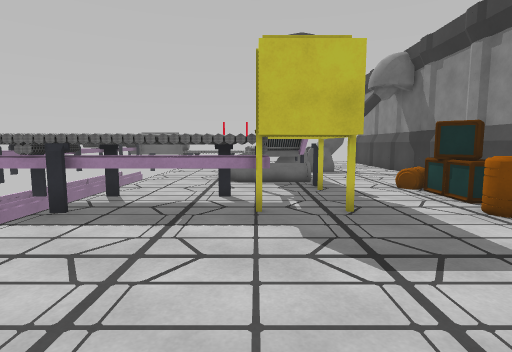
view 1 (above)

12 first-person views from a walk through a scene from a Unity 3-D project. The camera is 1.4 m above the floor, tilts 6° down and sees 80° across. The floor is counted in squares, 1 m on a side. Each view is taken from the middle of a square. On the plan, view 1 faces up. The plan holds only what a view shows up to about 14 squares ahead; the rest is blank. The place goes on beyond the plan.

view 2
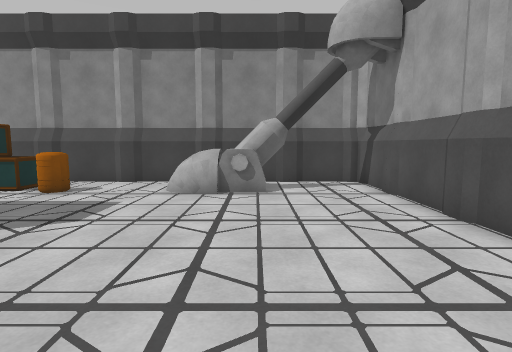

view 3
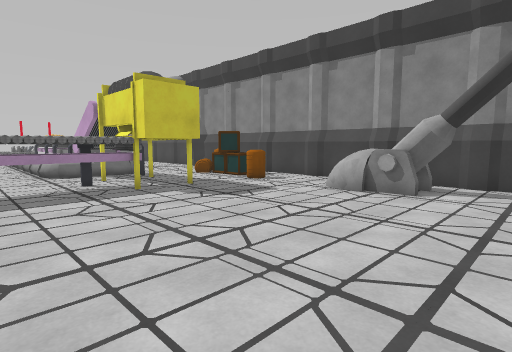

view 4
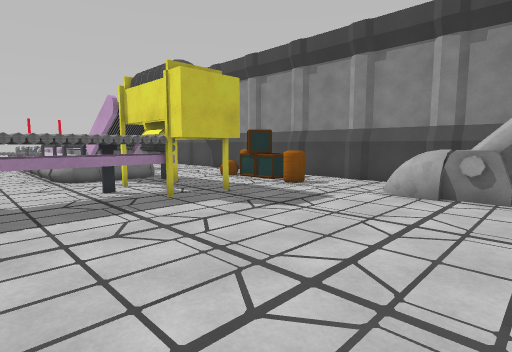

view 5
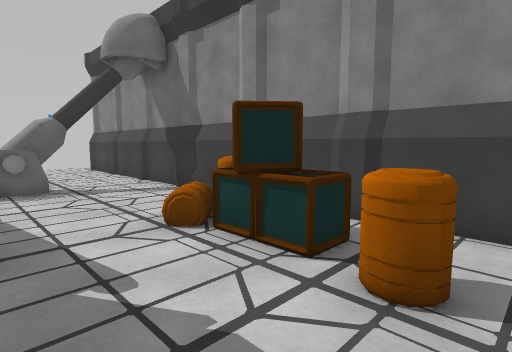

view 6
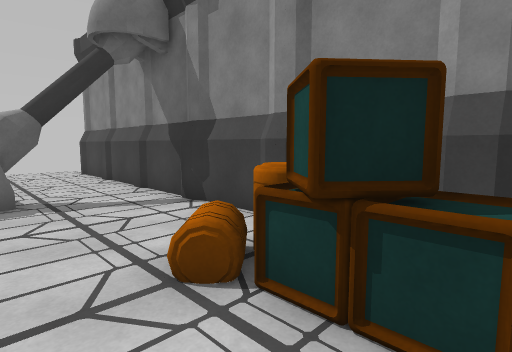

view 7
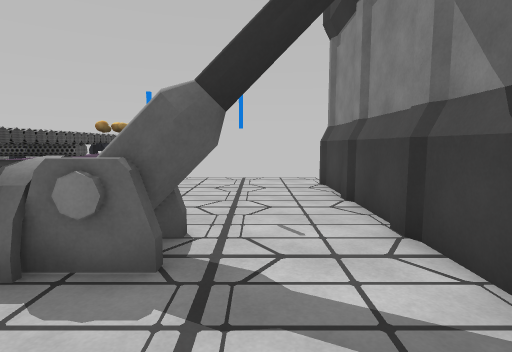

view 8
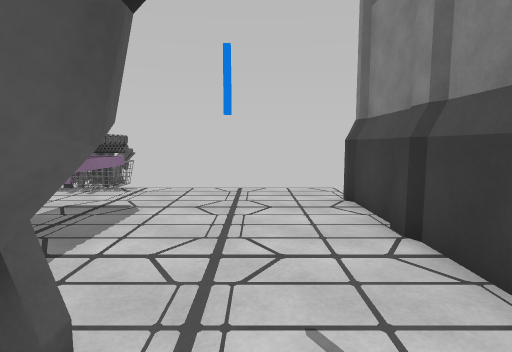

view 9
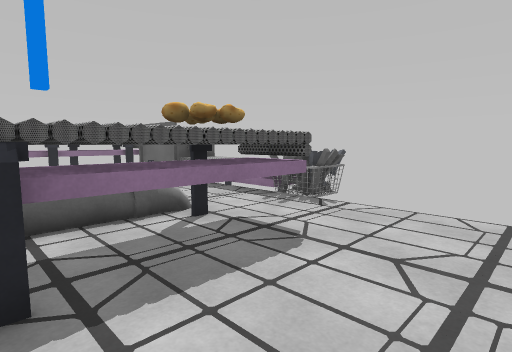

view 10
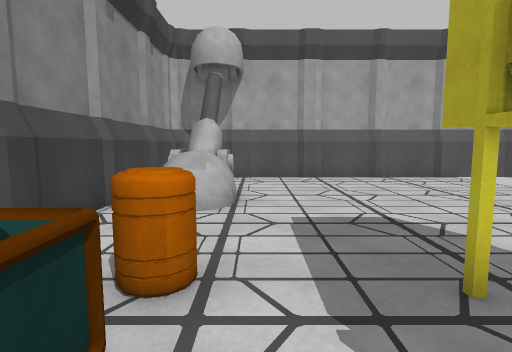

view 11
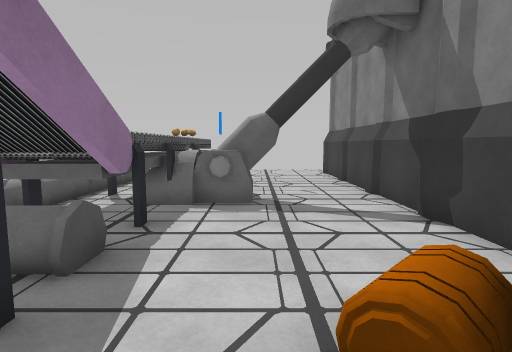

view 12
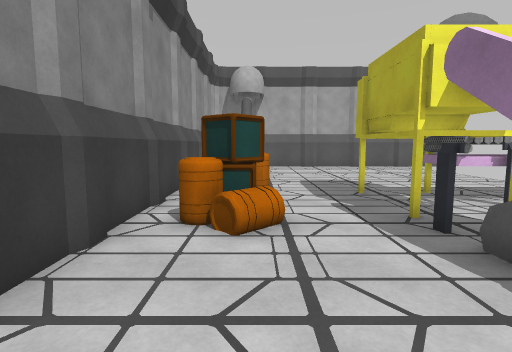

### Floor plan
Key: @ floor where view 1 was taken; # wall or solid block; x gap in a wall; . floor; = window, fence, low wall or low ledge; ^ raised ledge; B barrel; T thing the floor can be seen under or through; C crate; O other object.
Columns run from 6 left of view 1 to 8 right of it. Each row starts with its distance up from view 1.
 26 #^    OO
 25 #^^ ^OOO
 24 #  ...O.......
 23    ...........
 22     ..###.....#
 21      O###.....#
 20      O###.....#
 19      O###.....#
 18      O###.....#
 17      O###=....#
 16     .O#####...#
 15     .O###=....#
 14   ...O###.....#
 13   ...O###.....#
 12   ...O###.....#
 11   ...OO=O....##
 10   ......x..BB##
  9   ....TTT..CC##
  8  #TTTTT T..CC##
  7  #TTTTT T..CC.#
  6  #TTTTTTT..B..#
  5   ............#
  4   ............#
  3   ..........=.#
  2   .........==##
  1   .........=###
  0   ....@....###
 -1   .........####
 -2   ............#
 -3   ............#
 -4  ##############

Where each view was taken, in squares from view 1:
view 1: 0 up, 0 right, facing up
view 2: 0 up, 4 left, facing right
view 3: 3 down, 4 left, facing up-right
view 4: 1 down, 4 left, facing up-right
view 5: 5 up, 2 right, facing up-right
view 6: 7 up, 3 right, facing up-right
view 7: 12 up, 5 right, facing up
view 8: 15 up, 5 right, facing up
view 9: 18 up, 5 right, facing up-left
view 10: 9 up, 4 right, facing down
view 11: 8 up, 4 right, facing up
view 12: 15 up, 5 right, facing down
